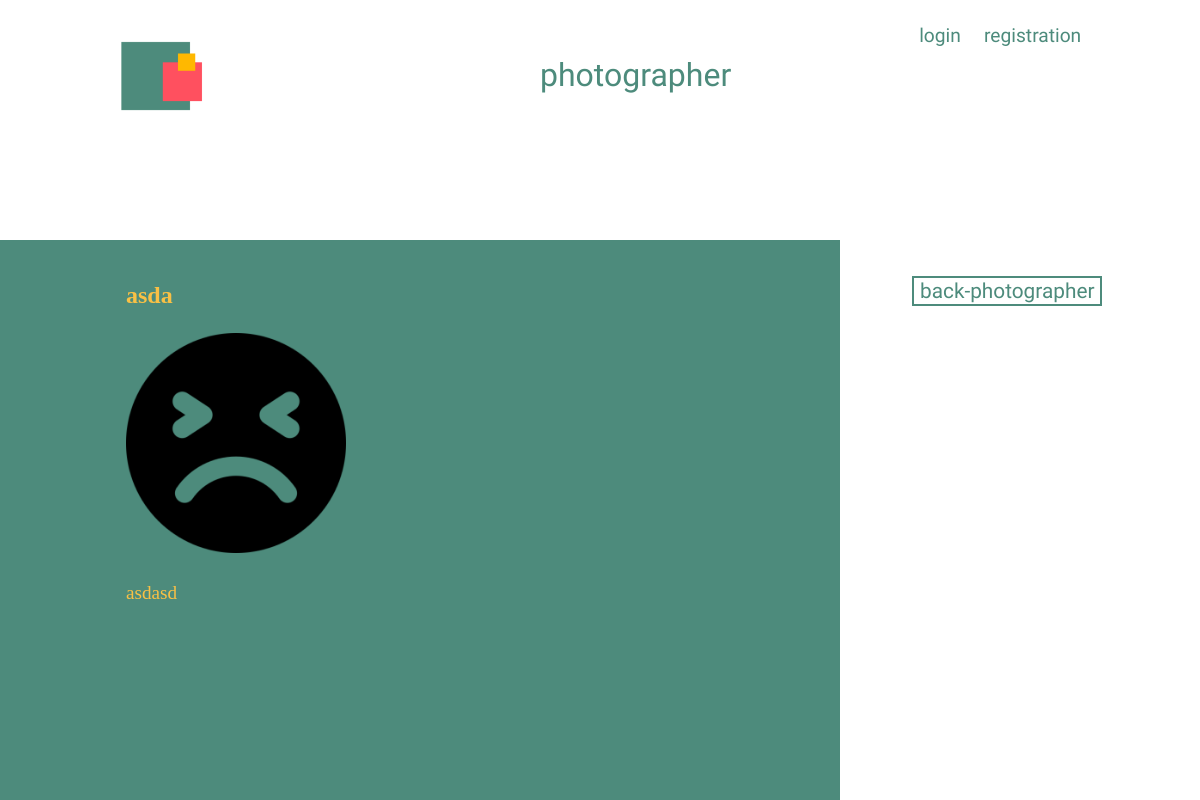
The page /posts/photo/detail/2/ on the database its author committed.
### posts/models.py (models this page shows, shortened)
class Photo(models.Model):
    title = models.CharField(max_length=20)
    text = models.TextField(default='', null=True, blank=True)
    image1 = models.ImageField(upload_to = 'images/')
    image2 = models.ImageField(upload_to = 'images/', default='', null=True, blank=True)
    image3 = models.ImageField(upload_to = 'images/', default='', null=True, blank=True)
    image4 = models.ImageField(upload_to = 'images/', default='', null=True, blank=True)
    image5 = models.ImageField(upload_to = 'images/', default='', null=True, blank=True)
    thumbnail = ImageSpecField(source='image1', processors=[ResizeToFill(120,80)], format='JPEG')
    CATEGORY_CHOICES = (
        ('큐티', '큐티'),
        ('청량', '청량'),
        ('흑백사진', '흑백사진'),
        ('플러스모델', '플러스모델'),
    )
    category = models.CharField(max_length=5, choices=CATEGORY_CHOICES, null=True)

### posts/views.py (the view)
# urls.py: path('photo/detail/<int:photo_id>/', views.photo_detail, name="photo_detail"),
def photo_detail(request, photo_id):
    photo_post_detail = Photo.objects.get(pk=photo_id)
    return render(request, 'photo/photo_detail.html', {'photo_post_detail': photo_post_detail})

### posts/templates/photo/photo_detail.html (shortened to what this page needs)
<head>
    {% load  staticfiles %}
    <link rel="stylesheet" href="{% static 'css/model_photo.css' %}">
</head>
<body>
    <a href="{% url 'index' %}">
        <img class="logo" src="{% static 'image/logo.png' %}" alt="logo">
    </a>
    <div class="title">
        <a href="{% url 'photo' %}">photographer</a>
    </div>
    <div class="category">
        {% if user.is_authenticated %}
            <a id="user_name" href="{% url 'profile' user.pk %}">{{ user.username }}</a>
            <a href="{% url 'logout' %}">logout</a>
        {% else %}
            <a href="{% url 'login' %}">login</a>
            <a href="{% url 'signup' %}">registration</a>
        {% endif %}
    </div>
    <div class="f">
        <div class="detail">
            <p class="detail_title">{{ photo_post_detail.title }}</p>
            {% if photo_post_detail.image1 != '' %}
                <img src="{{ photo_post_detail.image1.url }}" width = "220" alt = "{{ photo_post_detail.title }}">
            {% endif %}
            <p class="detail_content">{{ photo_post_detail.text }}</p>
        </div>
    </div>
    <div class="g">
        <div class="detail_back">
            <a href="{% url 'photo' %}"><button>back-photographer</button></a>
        </div>
    </div>
</body>

### posts/static/css/model_photo.css (style rules this page uses)
body { margin: 0; padding: 0; overflow-x: hidden; font-family: 'KOMACON'; }
.logo { position: absolute; top: 5%; left: 10%; width: 7%; }
.title { position: absolute; display: inline; top: 7%; left: 0; width: 100%; height: 1%; }
.title > a { position: relative; text-decoration: none; padding-left: 45%; font-family: 'Lacquer', sans-serif; color: rgb(77,139,124); font-size: 2em; text-decoration: none; }
.category { z-index: 2; top: 3%; left: 75%; position: absolute; display: inline; }
.category > a { font-family: 'Lacquer', sans-serif; color: rgb(77,139,124); font-size: 1.2em; text-decoration: none; margin-left: 1em; }
.f { position: absolute; top: 30%; width: 70%; min-height: 70%; background-color: rgb(77,139,124); }
.detail { margin: 5% 15%; }
.detail > p { color: rgb(249,192,69); }
.detail_title { font-size: 1.5em; font-weight: bold; }
.detail_content { font-size: 1.2em; margin-top: 5%; }
.g { position: absolute; top: 30%; left: 70%; width: 30%; min-height: 70%; }
.detail_back > a > button { color: rgb(77,139,124); border: rgb(77,139,124) 2px solid; background-color: white; font-family: 'Lacquer', sans-serif; font-size: 1.3em; margin: 10% 0 0 20%; }

### rows shown on the page
Photo: title "asda", image1 (picture), text "asdasd"
